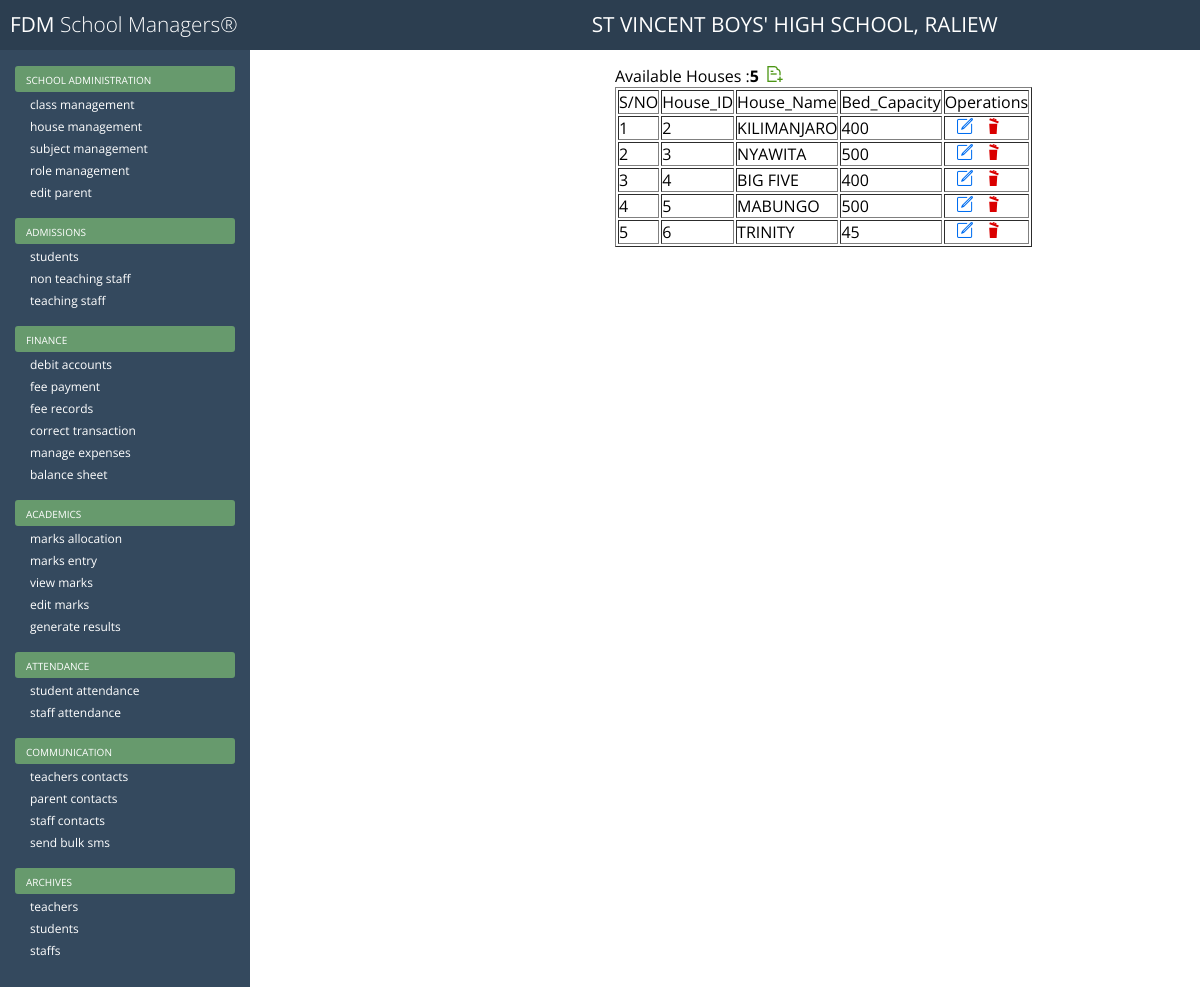
The page /SMS/modules/administration/View_House.php on the database its author committed.
### tables this page shows
CREATE TABLE IF NOT EXISTS `school_details` (
  `code` int(8) NOT NULL,
  `name` varchar(50) NOT NULL,
  `motto` varchar(30) NOT NULL,
  `logo` varchar(30) DEFAULT NULL,
  `email` varchar(30) NOT NULL,
  `website` varchar(30) NOT NULL,
  `postal_address` varchar(30) NOT NULL,
  `postal_code` int(5) NOT NULL,
  `town` varchar(20) NOT NULL
);

CREATE TABLE IF NOT EXISTS `add_house` (
  `House_ID` int(11) NOT NULL,
  `House_Name` varchar(25) NOT NULL,
  `Bed_Capacity` int(11) NOT NULL
);

### SMS/modules/administration/View_House.php (the view, shortened to what this page needs)
<?php require_once('../../../Connections/sms.php');
require_once('Admin_dash.php'); ?>
<?php
$maxRows_rs_viewHouse = 50;
$pageNum_rs_viewHouse = 0;
$startRow_rs_viewHouse = $pageNum_rs_viewHouse * $maxRows_rs_viewHouse;
$query_rs_viewHouse = "SELECT * FROM add_house";
$query_limit_rs_viewHouse = sprintf("%s LIMIT %d, %d", $query_rs_viewHouse, $startRow_rs_viewHouse, $maxRows_rs_viewHouse);
$rs_viewHouse = mysql_query($query_limit_rs_viewHouse, $sms) or die(mysql_error());
$row_rs_viewHouse = mysql_fetch_assoc($rs_viewHouse);
$query_rsCount_House = "SELECT COUNT(*) FROM `add_house`";
$rsCount_House = mysql_query($query_rsCount_House, $sms) or die(mysql_error());
$row_rsCount_House = mysql_fetch_assoc($rsCount_House);
?>
<!DOCTYPE html>
<html>
<head>
</head>
<body>
<div class="content">
<div class="table_views">
Available Houses :<strong><?php echo $row_rsCount_House['COUNT(*)']; ?></strong>&nbsp;&nbsp;<a href="Add_House.php" data-toggle="tooltip" data-placement="bottom" title="Add House"><img src="/SMS/SMS/img/add-gen.png" alt="Add" ></a>
<br />
<table border="1" cellpadding="1">
  <tr>
    <td>S/NO</td>
    <td>House_ID</td>
    <td>House_Name</td>
    <td>Bed_Capacity</td>
    <td>Operations</td>
  </tr>
  <?php $count=1; do { ?>
    <tr>
      <td><?php echo $count?></td>
      <td><?php echo $row_rs_viewHouse['House_ID']; ?></td>
      <td><?php echo $row_rs_viewHouse['House_Name']; ?></td>
      <td><?php echo $row_rs_viewHouse['Bed_Capacity']; ?></td>
      <td><a href="Edit_House.php?House_ID=<?php echo $row_rs_viewHouse['House_ID']; ?>" data-toggle="tooltip" data-placement="bottom" title="Edit House">&nbsp;&nbsp;&nbsp;<img src="/SMS/SMS/img/edit-gen.png" alt="Edit"></a> <a href="Delete_House.php?House_ID=<?php echo $row_rs_viewHouse['House_ID']; ?>" onclick="return confirm('Do you really want to delete')"  data-toggle="tooltip" data-placement="bottom" title="Delete House">&nbsp;&nbsp;<img src="/SMS/SMS/img/delete.png" alt="Delete"> </a></td>
    </tr>
    <?php $count++;} while ($row_rs_viewHouse = mysql_fetch_assoc($rs_viewHouse)); ?>
</table>
</div>
</div>
</body>
</html>

### SMS/modules/administration/Admin_dash.php (shortened to what this page needs)
<?php require_once('../../../Connections/sms.php'); ?>
<?php
$query_rsGetSchoolName = "SELECT name FROM school_details";
$rsGetSchoolName = mysql_query($query_rsGetSchoolName, $sms) or die(mysql_error());
$row_rsGetSchoolName = mysql_fetch_assoc($rsGetSchoolName);
?>
<html>
<head>
<link rel="stylesheet" href="../../styles/Admin_dash.css" />
</head>
<body>
<div id="header">
  <div class="logo"><a href="/SMS/SMS/modules/administration/Admin_dash.php">FDM <span>School Managers&reg;</span></a>
  <span style="margin-left:350px; color:#fff"><a href="/SMS/SMS/modules/administration/View_School.php"><?php echo $row_rsGetSchoolName['name']; ?></a></span>
  </div>
  <div class="dropdown">
  <div id="menu" class="menuLink">Profile
  </div>
</div>
</div>
<div id="container">
	<div class="sidebar">
    <h2>School Administration</h2>
    	<ul>
        <li><a href="/SMS/SMS/modules/administration/Class_View.php">Class Management</a></li>
        <li><a href="/SMS/SMS/modules/administration/View_House.php">House Management</a></li>
        <li><a href="/SMS/SMS/modules/administration/View_Subjects.php">Subject Management</a></li>
        <li><a href="/SMS/SMS/modules/administration/List_Roles.php">Role Management</a></li>
        <li><a href="/SMS/SMS/modules/administration/Update_Parent.php">Edit Parent</a></li>
        </ul>
    <h2>Admissions</h2>
    <ul>
        <li><a href="/SMS/SMS/modules/admission/List_All_Student.php">Students</a></li>
        <li><a href="/SMS/SMS/modules/admission/List_Staff.php">Non Teaching Staff</a></li>
        <li><a href="/SMS/SMS/modules/admission/View_Teachers.php">Teaching Staff</a></li>
        </ul>
    <h2>Finance</h2>
    <ul>
        <li><a href="/SMS/SMS/modules/finance/Debit_StudentAcc.php">Debit Accounts</a></li>
        <li><a href="/SMS/SMS/modules/finance/PayFee.php">Fee Payment</a></li>
        <li><a href="/SMS/SMS/modules/finance/View_Payment_Details.php">Fee Records</a></li>
         <li><a href="/SMS/SMS/modules/finance/View_Payment_Transactions.php">Correct Transaction</a></li>
         <li><a href="/SMS/SMS/modules/finance/View_Expeses.php">Manage Expenses</a></li>
        <li><a href="/SMS/SMS/modules/finance/Trial_Balance.php">Balance sheet</a></li>
        </ul>
     <h2>Academics</h2>
     <ul>
        <li><a href="/SMS/SMS/modules/Academic/View_Exam_Type.php">Marks Allocation</a></li>
        <li><a href="/SMS/SMS/modules/Academic/Marks_Sheet.php">Marks Entry</a></li>
        <li><a href="/SMS/SMS/modules/Academic/View_Marks_Sheet.php">View Marks</a></li>
        <li><a href="/SMS/SMS/modules/Academic/Edit_Student_Marks.php">Edit Marks</a></li>
        <li><a href="/SMS/SMS/modules/Academic/Generate_Results.php">Generate Results</a></li>
        </ul>
    <h2>Attendance</h2>
    <ul>
        <li><a href="#">Student Attendance</a></li>
        <li><a href="#">Staff Attendance</a></li>
        </ul>
    <h2>Communication</h2>
    <ul>
    	<li><a href="/SMS/SMS/modules/communication/Teachers_Contact_List.php">Teachers Contacts </a> </li>
        <li><a href="/SMS/SMS/modules/communication/Parent_contact_list.php">Parent Contacts</a></li>
        <li><a href="/SMS/SMS/modules/communication/NonTeachingStaffContactList.php">Staff Contacts</a></li>
        <li><a href="http://sms.elimu.co.ke" target="_blank">Send Bulk SMS</a></li>
        </ul>
    <h2>Archives</h2>
    <ul>
        <li><a href="/SMS/SMS/modules/admission/View_Archived_Teachers.php">Teachers</a></li>
        <li><a href="/SMS/SMS/modules/admission/List_Archived_Students.php">Students</a></li>
        <li><a href="/SMS/SMS/modules/admission/List_Archived_Staff.php">Staffs</a></li>
    </ul>
    </div>
</div>
</body>
</html>

### SMS/styles/Admin_dash.css (style rules this page uses)
* { margin:0; padding:0; box-sizing:border-box; }
body { font-family:'open sans'; }
div#header { width:100%; height:50px; background-color:#2c3e50; margin:0 auto; }
a { text-decoration:none; }
.logo { float:left; margin-top:10px; margin-left:10px; }
.logo a { font-size:1.3em; color:#fff; }
.logo a span { font-weight:300; }
div#container { width:100%; margin: 0 auto; }
.sidebar { width:250px; height:150%; background-color:#34495e; float:left; }
.sidebar h2 { font-size: 10px; text-transform: uppercase; background-color: #679a6d; margin: 16px 15px 0px 15px; padding: 7px 0px 5px 11px; color: white; font-weight: normal; border-radius: 3px; }
.sidebar a { color: white; text-decoration: none; font-size:12px; text-transform:lowercase; font-weight:normal; margin-left:30px; }
.content { width:auto; height:100%; margin-left:250px; padding:15px; background-color:#fff; }
.content a { text-decoration:none; color:blue; }
div#menu { float:left; margin-top:1px; position: absolute; left: 1175px; }
.menuLink { height: 47px; width: 98px; font-family: LiberationSansRegular, arial; font-size: 15px; color: #ffffff; text-align: center; line-height: 44px; cursor: pointer; }
.dropdown { display: inline-block; }
.table_views { margin-left:350px; }
.table_views a { color:blue; }

### rows shown on the page
school_details: name "ST VINCENT BOYS' HIGH SCHOOL, RALIEW"
add_house: House_ID "2", House_Name "KILIMANJARO", Bed_Capacity "400"
add_house: House_ID "3", House_Name "NYAWITA", Bed_Capacity "500"
add_house: House_ID "4", House_Name "BIG FIVE", Bed_Capacity "400"
add_house: House_ID "5", House_Name "MABUNGO", Bed_Capacity "500"
add_house: House_ID "6", House_Name "TRINITY", Bed_Capacity "45"

### other values the page prints
$row_rsCount_House['COUNT(*)'] "5"
